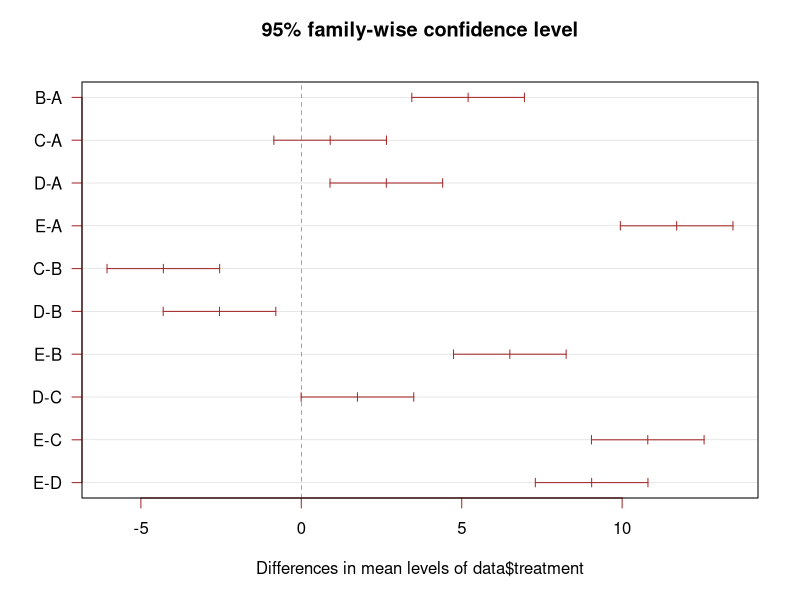

This figure's R source: (Note: this script raises an error after producing the figure.)
# Projetando uma funcao para criar graficos com o teste de Tukey


# library
library(multcomp)
library(multcompView)
library(purrr)
library(dplyr)
library(magrittr)

# Create data
data <- map2_dfr(c("A", "B", "C", "D", "E"),
        list(2:5, 6:10, 1:7, 3:10, 10:20),
        ~ tibble(treatment = rep(.x, 20)) %>% 
          bind_cols(value = sample(.y, 20, replace = T))) %>% 
  as.data.frame()


# What is the effect of the treatment on the value ?

ANOVA <- lm(data$value ~ data$treatment ) %>% aov

# Tukey test to study each pair of treatment :
TUKEY <- TukeyHSD(x=ANOVA, 'data$treatment', conf.level=0.95)

# Tuckey test representation :
plot(TUKEY , las=1 , col="brown" )


# I need to group the treatments that are not different each other together.
generate_label_df <- function(TUKEY, variable){
  require(multcompView)
  
  # Extract labels and factor levels from Tukey post-hoc
  Tukey.levels <- TUKEY[[variable]][,4]
  Tukey.labels <- data.frame(multcompLetters(Tukey.levels)['Letters'])
  
  #I need to put the labels in the same order as in the boxplot :
  Tukey.labels$treatment=rownames(Tukey.labels)
  Tukey.labels=Tukey.labels[order(Tukey.labels$treatment) , ]
  return(Tukey.labels)
}

# Apply the function on my dataset
LABELS=generate_label_df(TUKEY , "data$treatment") %>% 
  bind_cols(q = data %>% group_by(treatment) %>% summarise(q = quantile(value, probs = 1)) %>% .[,2])

# Plot results:
data %>% 
  ggplot(aes(x= treatment, y=value))+
  geom_boxplot()+
  geom_jitter(alpha=0.3)+
  theme_bw()+
  geom_text(data = LABELS, aes(x= treatment, y=q, label=Letters, color = Letters), vjust=-0.5, hjust=-1)
